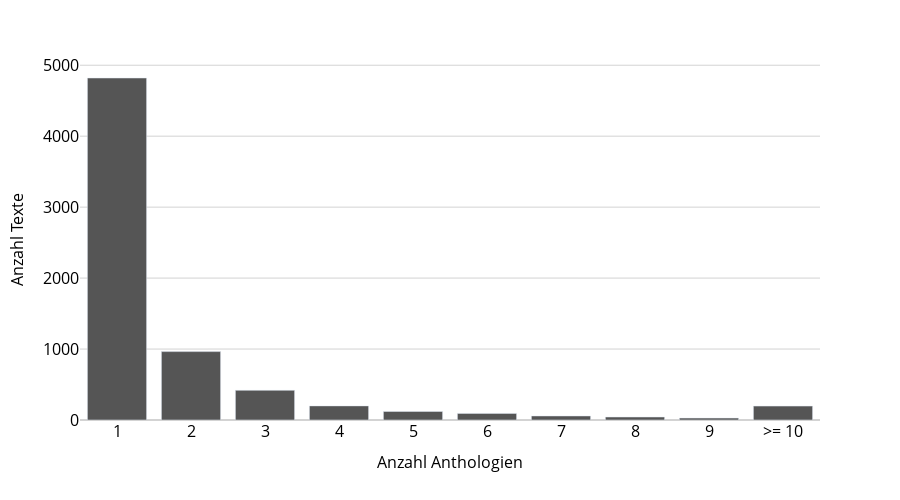

The code cell stored with this chart in its notebook:
### Code cell
meta_plot = meta.query("corpus == 'anth' and 1850 <= anthology_year_first_ed <= 1918")

value_counts = meta_plot['author_title'].value_counts().value_counts()

this_df = pd.DataFrame(value_counts).sort_index()
this_df.loc[10, 'count'] = this_df.loc[10:, 'count'].sum()
this_df['index_label'] = this_df.index.astype(str)
this_df.at[10, 'index_label'] = '>= 10'
this_df['index_label'] = this_df['index_label'].astype(str)

fig = px.bar(
    this_df.head(10),
    x = 'index_label',
    y = ['count'],
    labels = {
        'value' : 'Anzahl Texte',
        'index_label' : 'Anzahl Anthologien'
    },
    # color_discrete_sequence=["grey"]
)
    
fig.update_layout(
    width = 900, height = 500,
    xaxis=dict(tickfont=dict(size=16), titlefont=dict(size=16)),
    yaxis=dict(tickfont=dict(size=16), titlefont=dict(size=16)),
    showlegend = False
)
fig = update_fig_for_publication(fig, make_grey=True)
fig.write_image(f"plots/4 Anzahl Texte mit 1, 2, 3 … Vorkommnissen in Anthologien.pdf")
fig.show()

print(f"Individuelle Texte : {meta_plot.drop_duplicates(subset = 'author_title').shape[0]}")
print(f"Alle Belege        : {meta_plot.shape[0]}")

### Figure 1 — Plotly figure (JSON) as saved in the notebook; plotly's stock layout.template omitted (floating-point values rounded to 4 significant figures)
{"data": [{"alignmentgroup": "True", "hovertemplate": "variable=count<br>Anzahl Anthologien=%{x}<br>Anzahl Texte=%{y}<extra></extra>", "legendgroup": "count", "marker": {"color": "#555555", "pattern": {"shape": ""}}, "name": "count", "offsetgroup": "count", "orientation": "v", "showlegend": true, "textposition": "auto", "type": "bar", "x": ["1", "2", "3", "4", "5", "6", "7", "8", "9", ">= 10"], "xaxis": "x", "y": [4820, 964, 418, 199, 120, 93, 57, 42, 27, 196], "yaxis": "y"}], "layout": {"barmode": "relative", "font": {"color": "black"}, "height": 500, "legend": {"bordercolor": "black", "borderwidth": 1, "title": {"text": "variable"}, "tracegroupgap": 0}, "margin": {"t": 60}, "paper_bgcolor": "white", "plot_bgcolor": "white", "showlegend": false, "width": 900, "xaxis": {"anchor": "y", "autorange": true, "color": "black", "domain": [0, 1], "gridcolor": "white", "range": [-0.5, 9.5], "showgrid": false, "tickfont": {"size": 16}, "title": {"font": {"size": 16}, "text": "Anzahl Anthologien"}, "type": "category"}, "yaxis": {"anchor": "x", "autorange": true, "color": "black", "domain": [0, 1], "gridcolor": "lightgray", "range": [0, 5074.0], "tickfont": {"size": 16}, "title": {"font": {"size": 16}, "text": "Anzahl Texte"}, "type": "linear", "zerolinecolor": "lightgray"}}}
